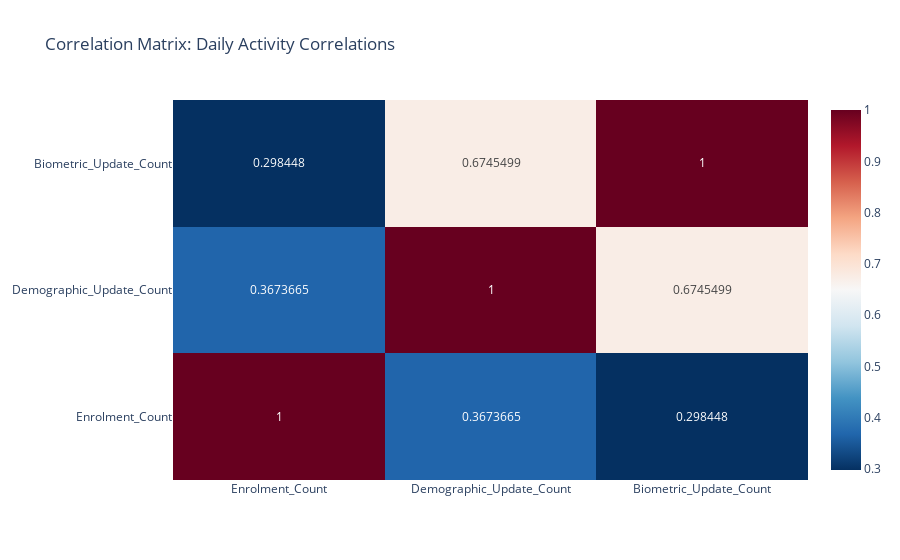
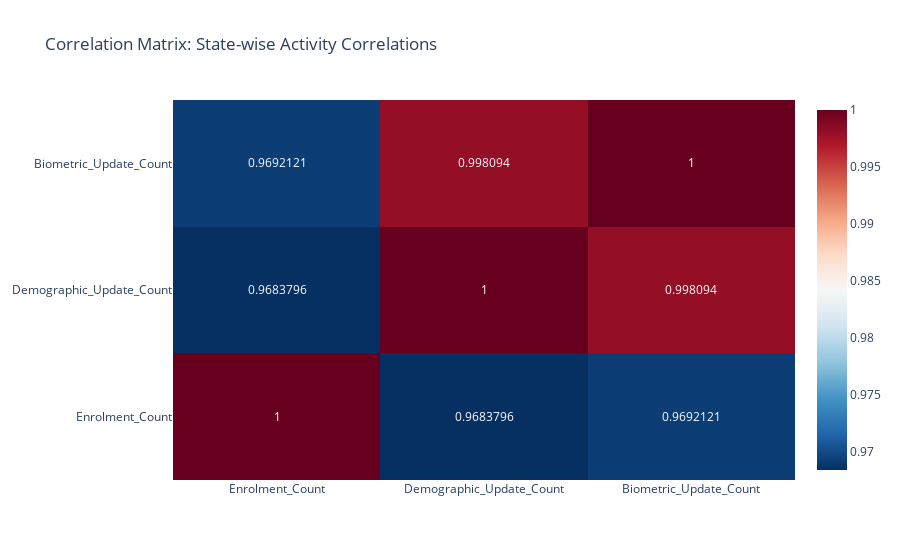

Notebook code cell kept with these figures, in order:
### Markdown cell above
### Correlation Analysis
##### To determine if enrolment volume is correlated with update volume.

### Code cell
def plot_correlation_heatmap(df, title):
    # Calculate correlation matrix
    corr_matrix = df.corr(numeric_only=True)
    
    # Plot Heatmap
    fig = px.imshow(
        corr_matrix,
        text_auto=True,
        aspect="auto",
        color_continuous_scale='RdBu_r', # Red-Blue diverging scale
        title=f"Correlation Matrix: {title}",
        origin='lower'
    )
    fig.show()

# Analyze correlation over TIME
plot_correlation_heatmap(df_date_merged, "Daily Activity Correlations")

# Analyze correlation by GEOGRAPHY
plot_correlation_heatmap(df_state_merged, "State-wise Activity Correlations")

### Figure 1 — Plotly figure (JSON) as saved in the notebook; plotly's stock layout.template omitted (floating-point values rounded to 4 significant figures)
{"data": [{"coloraxis": "coloraxis", "hovertemplate": "x: %{x}<br>y: %{y}<br>color: %{z}<extra></extra>", "name": "0", "texttemplate": "%{z}", "type": "heatmap", "x": ["Enrolment_Count", "Demographic_Update_Count", "Biometric_Update_Count"], "xaxis": "x", "y": ["Enrolment_Count", "Demographic_Update_Count", "Biometric_Update_Count"], "yaxis": "y", "z": [[1.0, 0.3674, 0.2984], [0.3674, 1.0, 0.6745], [0.2984, 0.6745, 1.0]]}], "layout": {"coloraxis": {"colorscale": [[0, "rgb(5,48,97)"], [0.1, "rgb(33,102,172)"], [0.2, "rgb(67,147,195)"], [0.3, "rgb(146,197,222)"], [0.4, "rgb(209,229,240)"], [0.5, "rgb(247,247,247)"], [0.6, "rgb(253,219,199)"], [0.7, "rgb(244,165,130)"], [0.8, "rgb(214,96,77)"], [0.9, "rgb(178,24,43)"], [1, "rgb(103,0,31)"]]}, "title": {"text": "Correlation Matrix: Daily Activity Correlations"}, "xaxis": {"anchor": "y", "domain": [0, 1]}, "yaxis": {"anchor": "x", "autorange": true, "domain": [0, 1]}}}

### Figure 2 — Plotly figure (JSON) as saved in the notebook; plotly's stock layout.template omitted (floating-point values rounded to 4 significant figures)
{"data": [{"coloraxis": "coloraxis", "hovertemplate": "x: %{x}<br>y: %{y}<br>color: %{z}<extra></extra>", "name": "0", "texttemplate": "%{z}", "type": "heatmap", "x": ["Enrolment_Count", "Demographic_Update_Count", "Biometric_Update_Count"], "xaxis": "x", "y": ["Enrolment_Count", "Demographic_Update_Count", "Biometric_Update_Count"], "yaxis": "y", "z": [[1.0, 0.9684, 0.9692], [0.9684, 1.0, 0.9981], [0.9692, 0.9981, 1.0]]}], "layout": {"coloraxis": {"colorscale": [[0, "rgb(5,48,97)"], [0.1, "rgb(33,102,172)"], [0.2, "rgb(67,147,195)"], [0.3, "rgb(146,197,222)"], [0.4, "rgb(209,229,240)"], [0.5, "rgb(247,247,247)"], [0.6, "rgb(253,219,199)"], [0.7, "rgb(244,165,130)"], [0.8, "rgb(214,96,77)"], [0.9, "rgb(178,24,43)"], [1, "rgb(103,0,31)"]]}, "title": {"text": "Correlation Matrix: State-wise Activity Correlations"}, "xaxis": {"anchor": "y", "domain": [0, 1]}, "yaxis": {"anchor": "x", "autorange": true, "domain": [0, 1]}}}
